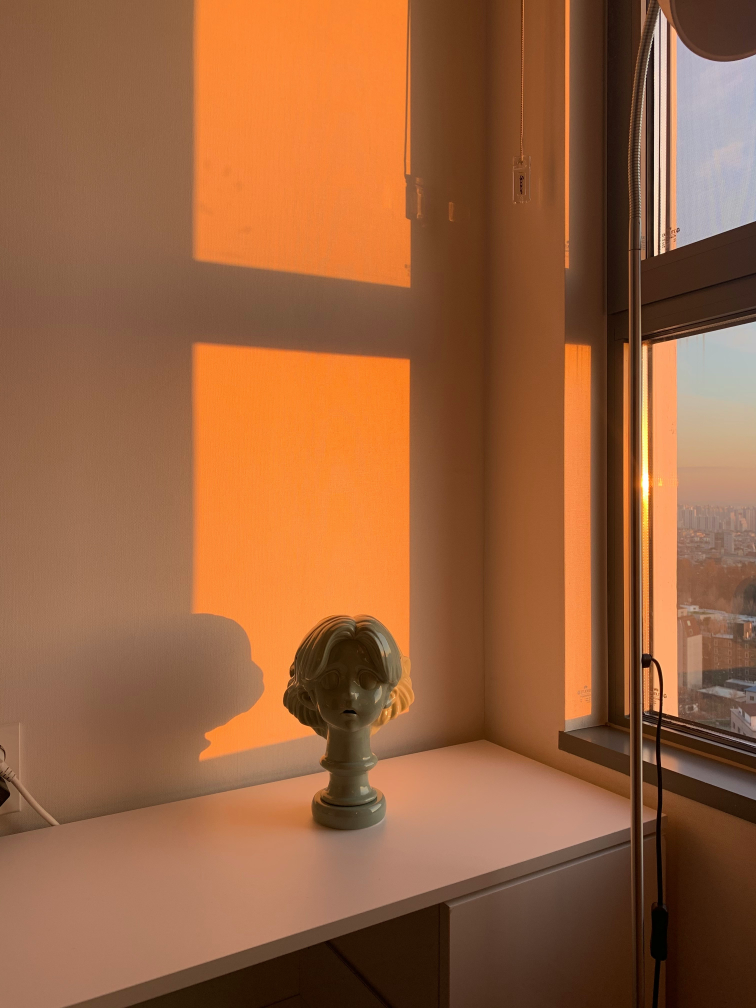
#> input picture homework_lesson_2/room.jpg, 3024 x 4032 px (shown at 1/4 size)
$ jupyter execute hw_2.ipynb
#> lines starting #> are read from the running program, lines starting #| are printed output that depends on the picture
[cell 1]
import cv2
import numpy as np
from matplotlib import pyplot as plt
plt.rcParams['figure.figsize'] = [15, 5]

img = cv2.imread('room.jpg')
#> img is the input picture: shape (4032, 3024, 3); mean B, G, R 62.4, 98.3, 152
img = cv2.cvtColor(img, cv2.COLOR_BGR2RGB)

#white balance
# Define white patch and the coefficients
row, col = 3500, 500
white = img[row, col, :]
#> white = [174, 123, 96]
coeffs = 255.0/white
#> coeffs = [1.47, 2.07, 2.66]

# Apply white balancing and generate balanced image
balanced = np.zeros_like(img, dtype=np.float32)
for channel in range(3):
    balanced[..., channel] = img[..., channel] * coeffs[channel]
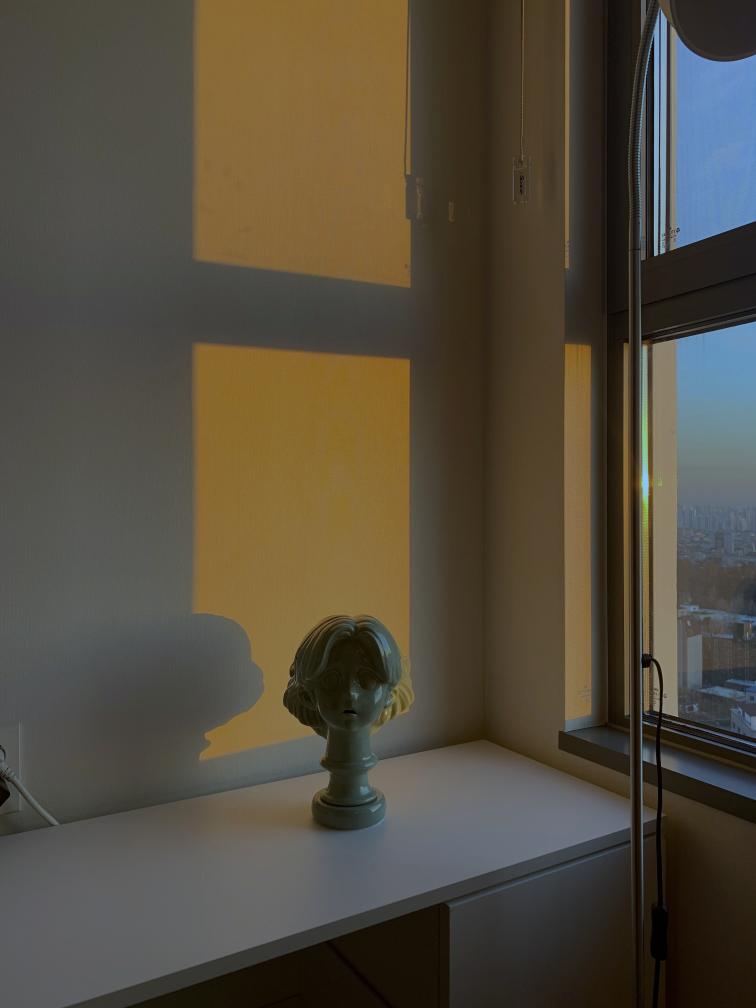
#> balanced: shape (4032, 3024, 3) float32 (shown at 1/4 size); mean R, G, B 223.6, 199.5, 163.3; drawn with min black and max white

# White patching does not guarantee that the dynamic range is preserved, images must be clipped.
balanced = balanced/255
balanced[balanced > 1] = 1
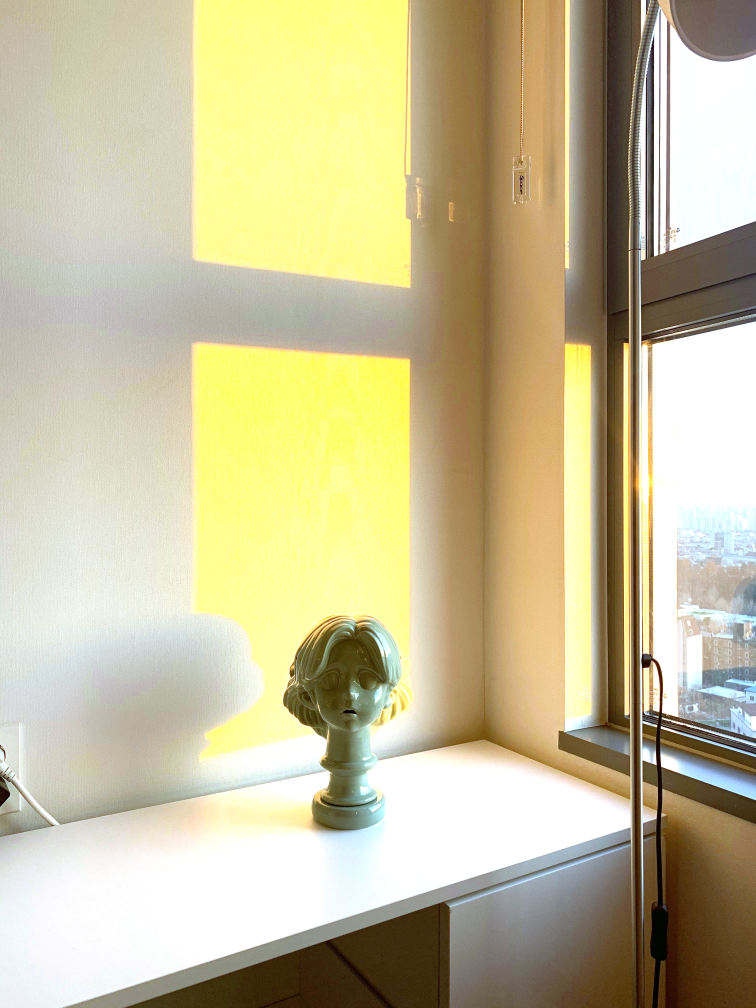
#> balanced: shape (4032, 3024, 3) float32 (shown at 1/4 size); mean R, G, B 0.782, 0.746, 0.602
plt.subplot(121), plt.imshow(img)
plt.subplot(122), plt.imshow(balanced)
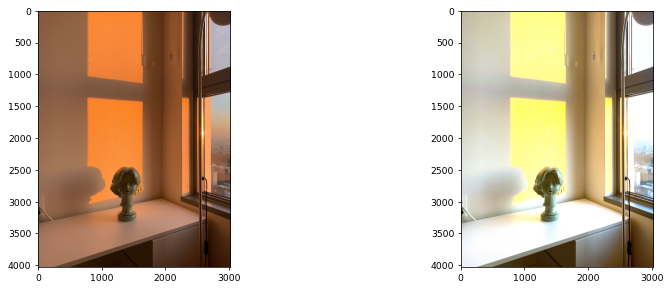
#> figure drawn by matplotlib, 2 panels

[cell 2]
#Gray world
# Load your image
img = cv2.imread('room.jpg')
img = cv2.cvtColor(img, cv2.COLOR_BGR2RGB)

# Compute the mean values for all three colour channels (red, green, blue)
mean_r = np.mean(img[:,:,0])
#> mean_r = 152
mean_g = np.mean(img[:,:,1])
#> mean_g = 98.26
mean_b = np.mean(img[:,:,2])
#> mean_b = 62.45

# Compute the coefficients kr, kg, kb
# Note: there are 3 coefficients to compute but we only have 2 equations.
# Therefore, you have to make an assumption, fix the value of one of the
# coefficients and compute the remining two
# Hint: You can fix the coefficient of the brightest colour channel to 1.

means = [mean_r, mean_g, mean_b]
#> means = [152, 98.26, 62.45]
kr = np.max(means)/mean_r
#> kr = 1
kg = np.max(means)/mean_g
#> kg = 1.55
kb = np.max(means)/mean_b
#> kb = 2.43
coef = [kr, kg, kb]
#> coef = [1, 1.55, 2.43]
# Apply color balancing and generate the balanced image
balanced =  np.zeros_like(img, dtype=np.float32)
for channel in range(3):
    balanced[..., channel] = img[..., channel] * coef[channel]
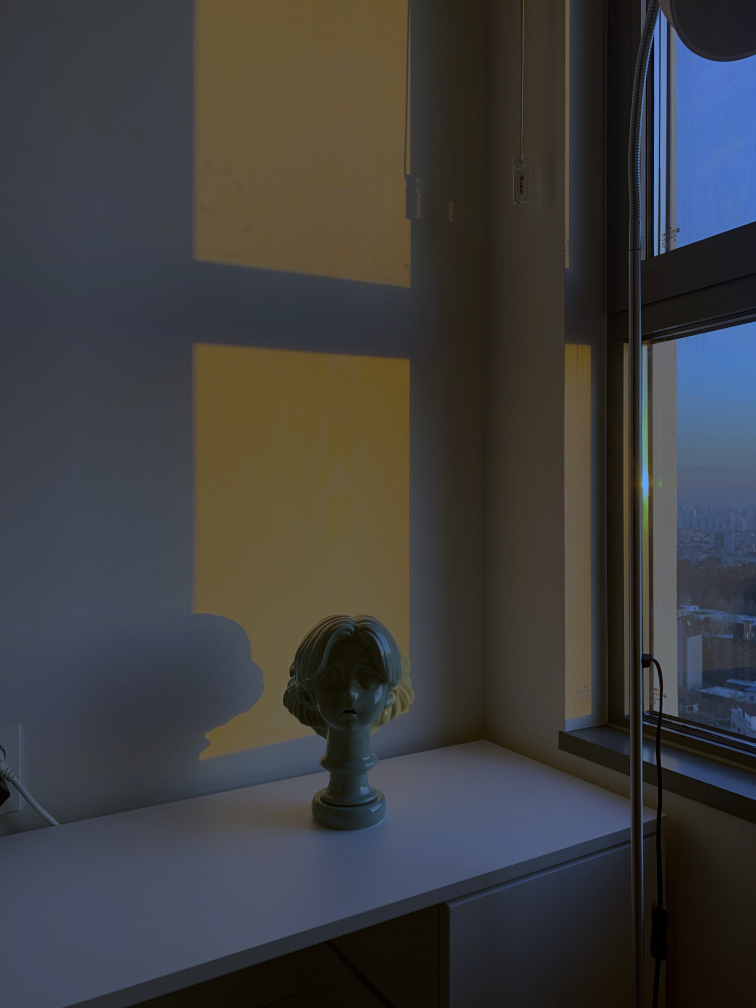
#> balanced: shape (4032, 3024, 3) float32 (shown at 1/4 size); mean R, G, B 148.2, 150.2, 151.2; drawn with min black and max white
balanced = balanced/255
balanced[balanced > 1] = 1
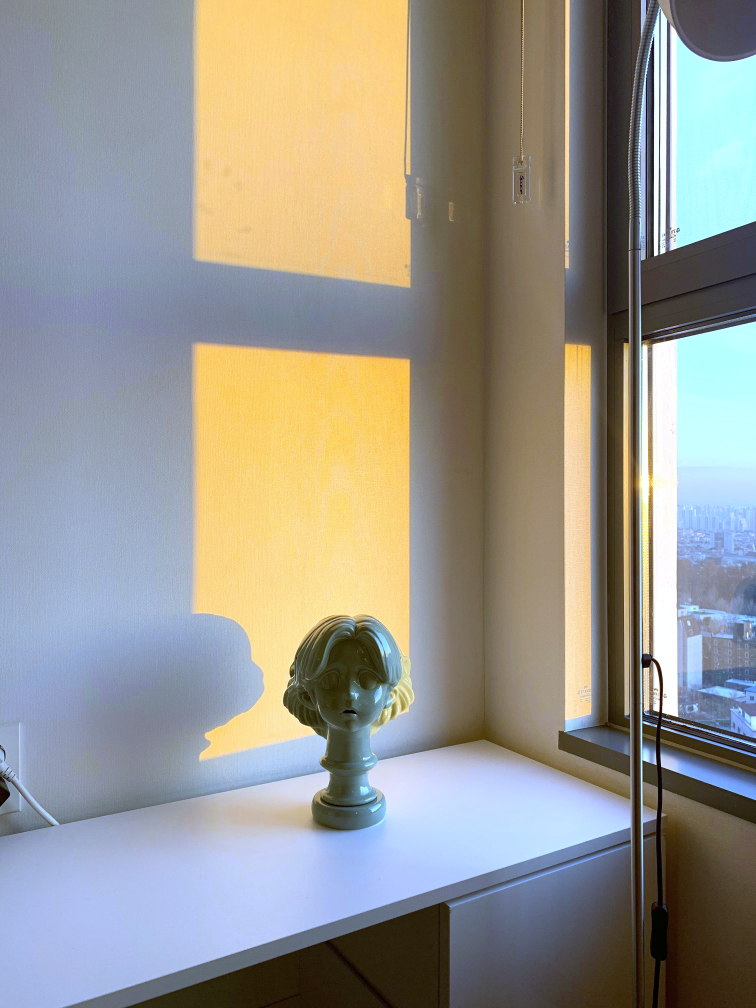
#> balanced: shape (4032, 3024, 3) float32 (shown at 1/4 size); mean R, G, B 0.581, 0.586, 0.563

# Show the original and the balanced image side by side
plt.subplot(121), plt.imshow(img)
plt.subplot(122), plt.imshow(balanced)

[cell 3]
#Scale-by-max
# Load your image
img = cv2.imread('room.jpg')
img = cv2.cvtColor(img, cv2.COLOR_BGR2RGB)

# Compute the maximum values for all three colour channels (red, green, blue)
max_r = np.max(img[:,:,0])
#> max_r = 255
max_g = np.max(img[:,:,1])
#> max_g = 255
max_b = np.max(img[:,:,2])
#> max_b = 255
maxes = [max_r, max_g, max_b]
#> maxes = [255, 255, 255]

# Apply scale-by-max balancing and generate the balanced image
balanced =img/maxes

plt.subplot(121), plt.imshow(img)
plt.subplot(122), plt.imshow(balanced)
